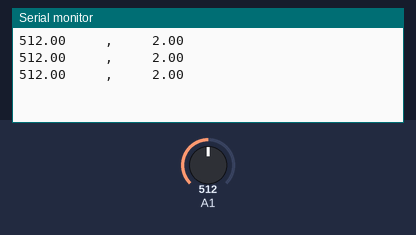
This sketch was run on a simulated Arduino Uno, built with avr-gcc and run on an emulated ATmega328P. On the bench: the last lines printed to the serial monitor. The inputs (shaded band) are chosen by the test bench; at power-on: A1 = 512.

Above: at 1.3 s.
1.4 s: A1 set to 716
At 1.9 s:
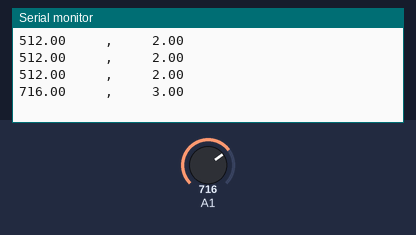
2.9 s: A1 set to 900
At 3.4 s:
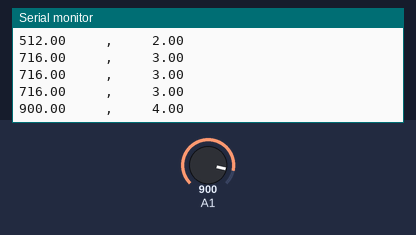
Timing chart, 0 to 5.9 s (numbered marks = the images above; inputs shaded):
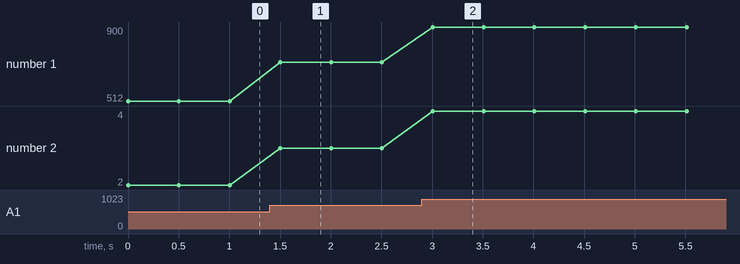

The sketch:

sketch_jun19b.ino
```cpp
float a,b;
void setup() {

  pinMode(A1,INPUT);
  Serial.begin(9600);
  // put your setup code here, to run once:

}

void loop() {
   a=analogRead(A1);
  Serial.print(a);
  b=map(a,0,1023,0,5);
  Serial.print("     ,     ");
  Serial.println(b);
  delay(500);
  // put your main code here, to run repeatedly:

}
```

Measured:
- after the input at 1.4 s, the serial monitor: prints a new line after 0.10 s (image 1)
- after the input at 2.9 s, the serial monitor: prints a new line after 0.11 s (image 2)
- plotted number 1: 512 → 716 after the input at 1.4 s, 716 → 900 after the input at 2.9 s
- plotted number 2: 2 → 3 after the input at 1.4 s, 3 → 4 after the input at 2.9 s
